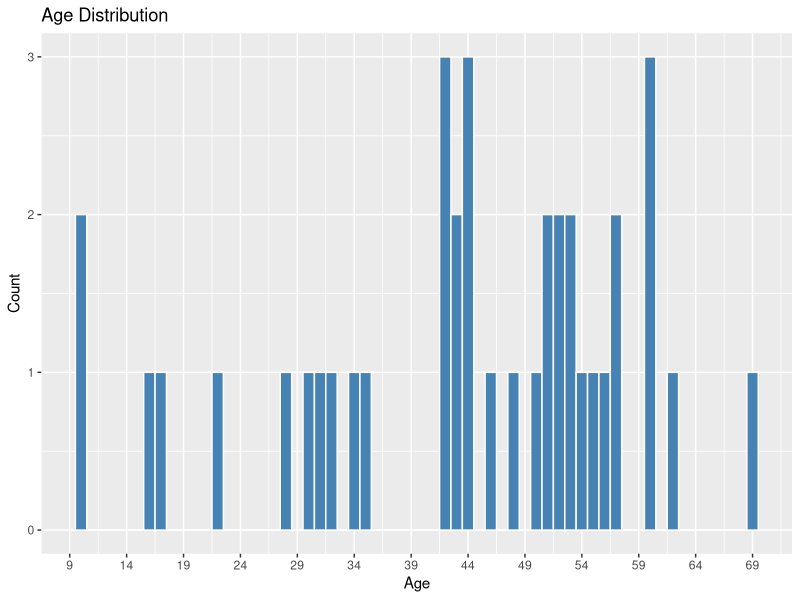
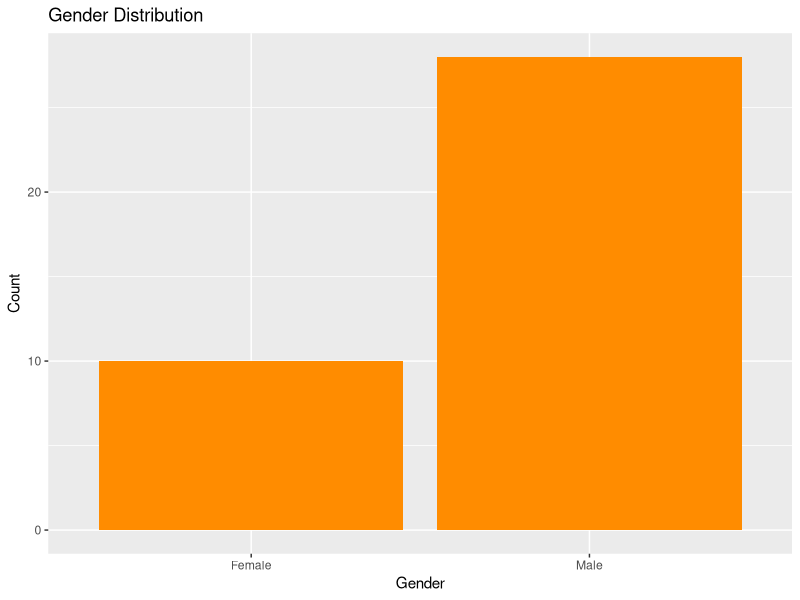

The R script that drew these images, in order:
## ---- chunk 1
library(tidyverse)  # data import, cleaning, and summaries
library(survival)  # survival-analysis tools for the later Cox model
knitr::opts_chunk$set(collapse = TRUE, comment = "#")  # cleaner printed output
## ---- chunk 2
kidney_raw <- read_csv(
  "data/kidrecurr.csv",  # read the kidney recurrence dataset
  show_col_types = FALSE,  # suppress column type messages when knitting
  locale = locale(encoding = "UTF-8")  # safely handle the BOM-tainted header
)

names(kidney_raw)[1] <- "patient"  # clean the first column name

kidney <- kidney_raw %>%
  mutate(
    patient = as.integer(patient),  # patient identifier
    time1 = as.numeric(time1),  # first follow-up time
    infect1 = as.integer(infect1),  # first-interval event flag
    time2 = as.numeric(time2),  # second follow-up time
    infect2 = as.integer(infect2),  # second-interval event flag
    age = as.numeric(age),  # baseline age
    gender = factor(gender, levels = c(0, 1), labels = c("Female", "Male")),  # label sex code
    gn = factor(gn, levels = c(0, 1), labels = c("No", "Yes")),  # glomerulonephritis flag
    an = factor(an, levels = c(0, 1), labels = c("No", "Yes")),  # analgesic nephropathy flag
    pkd = factor(pkd, levels = c(0, 1), labels = c("No", "Yes"))  # polycystic kidney disease flag
  )
## ---- chunk 3
kidney_preview <- kidney %>%
  slice_head(n = 6)  # preview the first six rows
## ---- chunk 4
kidney_preview
## ---- chunk 5
age_plot <- kidney %>%
  ggplot(aes(x = age)) +
  geom_histogram(binwidth = 1, fill = "steelblue", color = "white") +
  scale_x_continuous(
    breaks = seq(9, 75, by = 5)
  ) +
  labs(title = "Age Distribution", x = "Age", y = "Count")

gender_plot <- kidney %>%
  ggplot(aes(x = gender)) +
  geom_bar(fill = "darkorange") +
  labs(title = "Gender Distribution", x = "Gender", y = "Count")
## ---- chunk 6
print(age_plot)
print(gender_plot)
## ---- chunk 7
kidney_summary <- kidney %>%
  summarise(
    patients = n(),  # total number of patients
    first_events = sum(infect1 == 1, na.rm = TRUE),  # number with a first infection
    censored_first_interval = sum(infect1 == 0, na.rm = TRUE),  # number censored in interval 1
    median_time1 = median(time1, na.rm = TRUE),  # median first follow-up time
    median_age = median(age, na.rm = TRUE)  # median baseline age
  )
## ---- chunk 8
kidney_summary
## ---- chunk 9
kidney_cox_data <- kidney %>%
  select(patient, time1, infect1, age, gender, gn,an,pkd)
## ---- chunk 10
glimpse(kidney_cox_data)
## ---- chunk 11
kidney_surv <- Surv(
  time = kidney_cox_data$time1,
  event = kidney_cox_data$infect1
)
## ---- chunk 12
kidney_surv
## ---- chunk 13
kidney_cox_model <- coxph(
  kidney_surv ~ age + gender + gn + an + pkd,
  data = kidney_cox_data
)
## ---- chunk 14
summary(kidney_cox_model)
